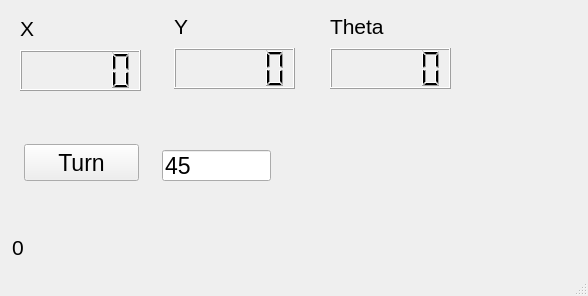
<?xml version="1.0" encoding="UTF-8"?>
<ui version="4.0">
 <class>MainWindow</class>
 <widget class="QMainWindow" name="MainWindow">
  <property name="geometry">
   <rect>
    <x>0</x>
    <y>0</y>
    <width>588</width>
    <height>296</height>
   </rect>
  </property>
  <property name="windowTitle">
   <string>MainWindow</string>
  </property>
  <widget class="QWidget" name="centralwidget">
   <widget class="QLabel" name="label">
    <property name="geometry">
     <rect>
      <x>20</x>
      <y>20</y>
      <width>21</width>
      <height>17</height>
     </rect>
    </property>
    <property name="font">
     <font>
      <pointsize>16</pointsize>
     </font>
    </property>
    <property name="text">
     <string>X</string>
    </property>
   </widget>
   <widget class="QLCDNumber" name="lcdX">
    <property name="geometry">
     <rect>
      <x>20</x>
      <y>50</y>
      <width>121</width>
      <height>41</height>
     </rect>
    </property>
    <property name="font">
     <font>
      <pointsize>4</pointsize>
     </font>
    </property>
   </widget>
   <widget class="QLCDNumber" name="lcdY">
    <property name="geometry">
     <rect>
      <x>174</x>
      <y>48</y>
      <width>121</width>
      <height>41</height>
     </rect>
    </property>
   </widget>
   <widget class="QLabel" name="label_2">
    <property name="geometry">
     <rect>
      <x>174</x>
      <y>18</y>
      <width>21</width>
      <height>17</height>
     </rect>
    </property>
    <property name="font">
     <font>
      <pointsize>16</pointsize>
     </font>
    </property>
    <property name="text">
     <string>Y</string>
    </property>
   </widget>
   <widget class="QLCDNumber" name="lcdTheta">
    <property name="geometry">
     <rect>
      <x>330</x>
      <y>48</y>
      <width>121</width>
      <height>41</height>
     </rect>
    </property>
   </widget>
   <widget class="QLabel" name="label_3">
    <property name="geometry">
     <rect>
      <x>330</x>
      <y>18</y>
      <width>73</width>
      <height>17</height>
     </rect>
    </property>
    <property name="font">
     <font>
      <pointsize>16</pointsize>
     </font>
    </property>
    <property name="text">
     <string>Theta</string>
    </property>
   </widget>
   <widget class="QLabel" name="stepLabel">
    <property name="geometry">
     <rect>
      <x>12</x>
      <y>232</y>
      <width>565</width>
      <height>31</height>
     </rect>
    </property>
    <property name="font">
     <font>
      <pointsize>16</pointsize>
     </font>
    </property>
    <property name="text">
     <string>0</string>
    </property>
   </widget>
   <widget class="QPushButton" name="pbTurn">
    <property name="geometry">
     <rect>
      <x>24</x>
      <y>144</y>
      <width>115</width>
      <height>37</height>
     </rect>
    </property>
    <property name="font">
     <font>
      <pointsize>17</pointsize>
     </font>
    </property>
    <property name="text">
     <string>Turn</string>
    </property>
   </widget>
   <widget class="QLineEdit" name="leAngle">
    <property name="geometry">
     <rect>
      <x>162</x>
      <y>150</y>
      <width>109</width>
      <height>31</height>
     </rect>
    </property>
    <property name="font">
     <font>
      <pointsize>17</pointsize>
     </font>
    </property>
    <property name="text">
     <string>45</string>
    </property>
   </widget>
  </widget>
  <widget class="QStatusBar" name="statusbar"/>
 </widget>
 <resources/>
 <connections/>
</ui>
